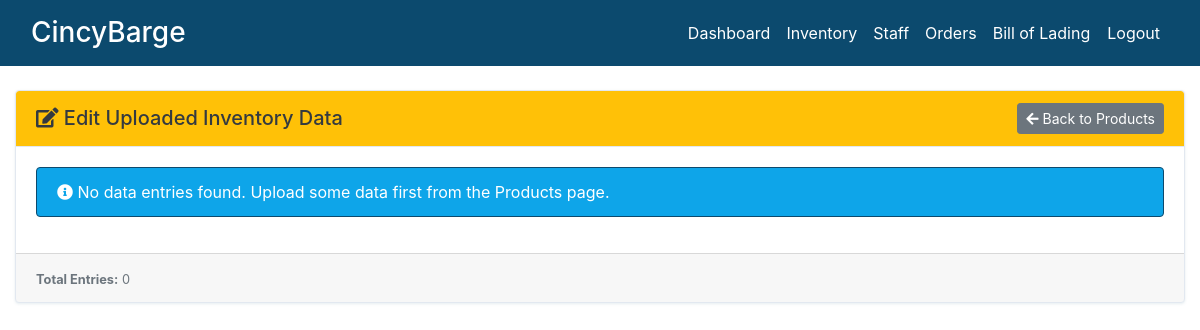
Before: /raw-data/edit/ (signed in) with the older database file.
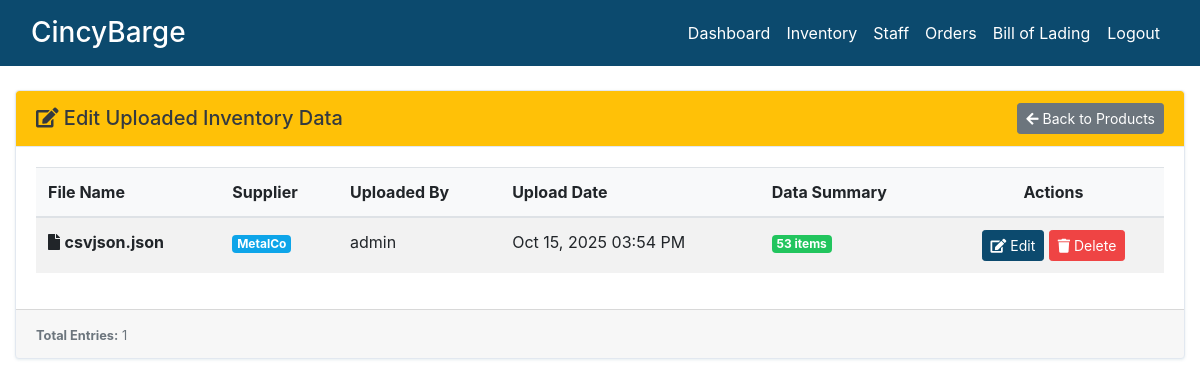
After: the same page with the newer database file.
### dashboard/models.py (models this page shows, shortened)
class RawProductData(models.Model):
    supplier = models.ForeignKey(
        Supplier, on_delete=models.CASCADE, related_name="raw_data"
    )
    data = models.JSONField(help_text="Unstructured product data stored as JSON")
    uploaded_at = models.DateTimeField(auto_now_add=True)
    uploaded_by = models.ForeignKey(
        User, on_delete=models.SET_NULL, null=True, blank=True
    )
    file_name = models.CharField(max_length=255, blank=True)
    class Meta:
        verbose_name_plural = "Raw Product Data"
        ordering = ["-uploaded_at"]

class Supplier(models.Model):
    name = models.CharField(max_length=100)

### dashboard/views.py (the view)
# urls.py: path("raw-data/edit/", views.raw_data_edit_list, name="raw-data-edit-list"),
@login_required
def raw_data_edit_list(request):
    raw_data_entries = (
        RawProductData.objects.select_related("supplier", "uploaded_by")
        .all()
        .order_by("-uploaded_at")
    )
    context = {
        "raw_data_entries": raw_data_entries,
    }
    return render(request, "dashboard/raw_data_edit_list.html", context)

### templates/dashboard/raw_data_edit_list.html (shortened to what the changed rows need)
{% extends 'partials/base.html' %}
{% block content %}
{% include 'partials/topnav.html' %}
<div class="container-fluid">
    <div class="row my-4">
        <div class="col-12">
            <div class="card">
                <div class="card-body">
                    {% if raw_data_entries %}
                        <div class="table-responsive">
                            <table class="table table-striped table-hover">
                                <thead class="bg-light">
                                    <tr>
                                        <th>File Name</th>
                                        <th>Supplier</th>
                                        <th>Uploaded By</th>
                                        <th>Upload Date</th>
                                        <th>Data Summary</th>
                                        <th class="text-center">Actions</th>
                                    </tr>
                                </thead>
                                <tbody>
                                    {% for entry in raw_data_entries %}
                                    <tr>
                                        <td>
                                            <i class="fas fa-file"></i>
                                            <strong>{{ entry.file_name }}</strong>
                                        </td>
                                        <td>
                                            <span class="badge badge-info">{{ entry.supplier.name }}</span>
                                        </td>
                                        <td>{{ entry.uploaded_by.username }}</td>
                                        <td>{{ entry.uploaded_at|date:"M d, Y h:i A" }}</td>
                                        <td>
                                            {% if entry.data.total_rows %}
                                                <span class="badge badge-success">{{ entry.data.total_rows }} rows</span>
                                            {% elif entry.data|length > 0 %}
                                                <span class="badge badge-success">{{ entry.data|length }} items</span>
                                            {% else %}
                                                <span class="badge badge-secondary">Data available</span>
                                            {% endif %}
                                        </td>
                                        <td class="text-center">
                                            <a href="{% url 'raw-data-edit' entry.pk %}"
                                               class="btn btn-sm btn-primary"
                                               title="Edit">
                                                <i class="fas fa-edit"></i> Edit
                                            </a>
                                            <button type="button"
                                                    class="btn btn-sm btn-danger"
                                                    data-toggle="modal"
                                                    data-target="#deleteModal{{ entry.pk }}"
                                                    title="Delete">
                                                <i class="fas fa-trash"></i> Delete
                                            </button>
                                        </td>
                                    </tr>
                                    {% endfor %}
                                </tbody>
                            </table>
                        </div>
                    {% else %}
                        <div class="alert alert-info">
                            <i class="fas fa-info-circle"></i> No data entries found. Upload some data first from the Products page.
                        </div>
                    {% endif %}
                </div>
                <div class="card-footer text-muted">
                    <small>
                        <strong>Total Entries:</strong> {{ raw_data_entries|length }}
                    </small>
                </div>
            </div>
        </div>
    </div>
</div>
{% endblock %}

Changed rows visible on the page:
added RawProductData: file_name "csvjson.json", supplier.name "MetalCo", uploaded_by.username "admin", uploaded_at "Oct 15, 2025 03:54 PM", data|length "53"
Other visible differences:
{{ raw_data_entries|length }}: "0" → "1"
text no longer shown: "No data entries found. Upload some data first from the Products page."
text now shown: "File Name Supplier Uploaded By Upload Date Data Summary Actions"
